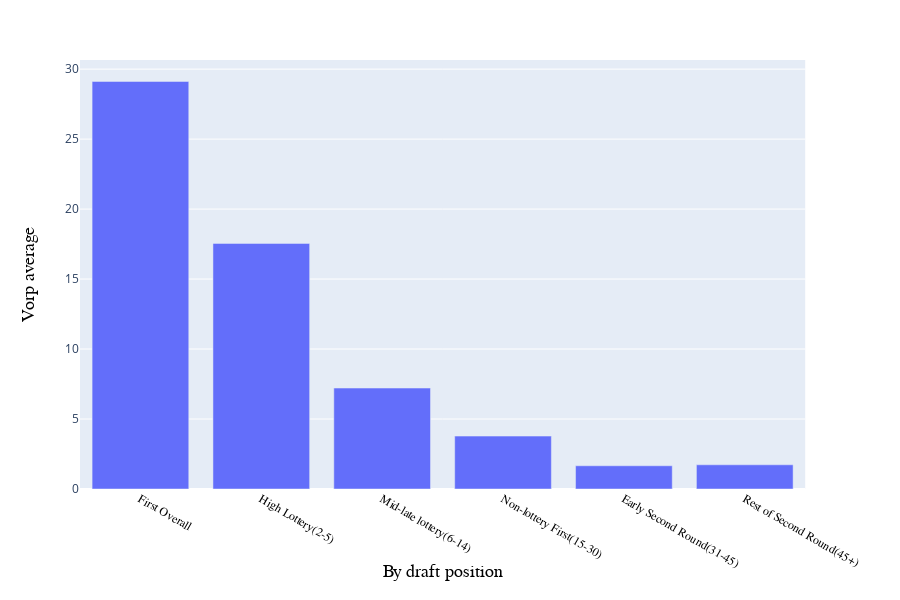

The code cell stored with this chart in its notebook:
### Code cell
avg_vorp = [bucket1_df["vorp"].mean(), bucket2_df["vorp"].mean(), bucket3_df["vorp"].mean(),
              bucket4_df["vorp"].mean(), bucket5_df["vorp"].mean(), bucket6_df["vorp"].mean()]

temp = pd.DataFrame(list(zip(bucket_names, avg_vorp)), 
               columns =['Draft \'Bucket\'', 'Vorp average']) 

fig4 = px.bar(temp, x='Draft \'Bucket\'', y='Vorp average', labels = {"Draft \'Bucket\'": "By draft position"})
fig4.update_xaxes(title_font={"size":18, "family": "Georgia", "color":"black"},
                tickfont = {"size":12, "family": "Georgia", "color":"black"})
fig4.update_yaxes(title_font={"size":18, "family": "Georgia", "color":"black"})
fig4.show()

### Figure 1 — Plotly figure (JSON) as saved in the notebook; plotly's stock layout.template omitted (floating-point values rounded to 4 significant figures)
{"data": [{"alignmentgroup": "True", "hoverlabel": {"namelength": 0}, "hovertemplate": "By draft position=%{x}<br>Vorp average=%{y}", "legendgroup": "", "marker": {"color": "#636efa"}, "name": "", "offsetgroup": "", "orientation": "v", "showlegend": false, "textposition": "auto", "type": "bar", "x": ["First Overall", "High Lottery(2-5)", "Mid-late lottery(6-14)", "Non-lottery First(15-30)", "Early Second Round(31-45)", "Rest of Second Round(45+)"], "xaxis": "x", "y": [29.12, 17.55, 7.213, 3.781, 1.66, 1.729], "yaxis": "y"}], "layout": {"barmode": "relative", "height": 600, "legend": {"tracegroupgap": 0}, "margin": {"t": 60}, "xaxis": {"anchor": "y", "domain": [0, 0.98], "tickfont": {"color": "black", "family": "Georgia", "size": 12}, "title": {"font": {"color": "black", "family": "Georgia", "size": 18}, "text": "By draft position"}}, "yaxis": {"anchor": "x", "domain": [0, 1], "title": {"font": {"color": "black", "family": "Georgia", "size": 18}, "text": "Vorp average"}}}}
